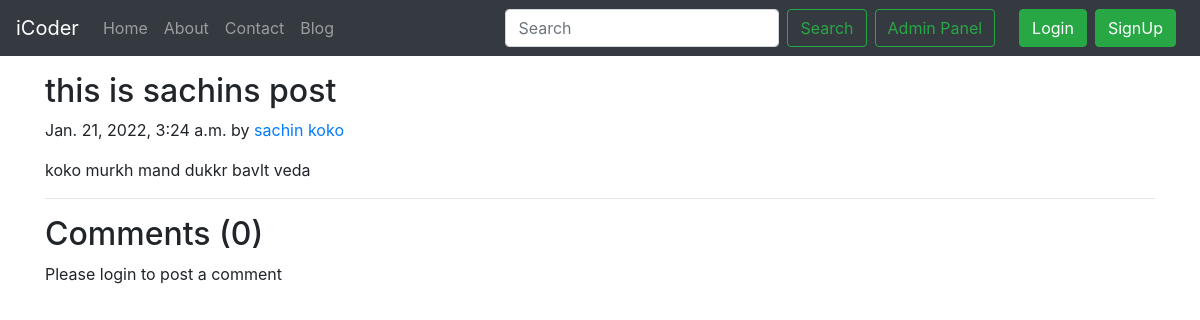
The page /blog/blogpost/this-art on the database its author committed.
### blog/models.py (models this page shows, shortened)
class Post(models.Model):
    sno=models.AutoField(primary_key=True)
    title=models.CharField(max_length=255)
    author=models.CharField(max_length=14)
    slug=models.CharField(max_length=130)
    timeStamp=models.DateTimeField(blank=True)
    content=models.TextField()

### blog/views.py (the view)
# urls.py: path('blogpost/<str:slug>', views.blogPost, name="blogPost"),
def blogPost(request, slug):
    post=Post.objects.filter(slug=slug).first()
    comments= BlogComment.objects.filter(post=post, parent=None)
    replies= BlogComment.objects.filter(post=post).exclude(parent=None)
    replyDict={}
    for reply in replies:
        if reply.parent.sno not in replyDict.keys():
            replyDict[reply.parent.sno]=[reply]
        else:
            replyDict[reply.parent.sno].append(reply)
    context={'post':post, 'comments': comments, 'user': request.user, 'replyDict': replyDict}
    return render(request, "blog/blogPost.html", context)

### iCoder/templates/blog/blogPost.html (shortened to what this page needs)
{% extends 'base.html' %}
{% block body %}
{% load humanize %}
{% load extras %}
<div class="container my-3">
    <h2 class="blog-post-title">{{post.title}}</h2>
    <p class="blog-post-meta">{{post.timeStamp}} by <a href="/about">{{post.author}}</a></p>
    <p>{{post.content}}</p>
    <hr>
</div>
<div class="container">
    <h2> Comments ({{comments.count}}) </h2>
    <div class="my-2">
        {% if user.is_authenticated %}
        <form action="/blog/postComment" method="post">
            {% csrf_token %}
            <div class="form-group">
                <label for="exampleInputEmail1">Post Comment </label>
                <input type="text" class="form-control" name="comment" placeholder="Enter comment here">
            </div>
            <input type="hidden" name="postSno" value="{{post.sno}}">
            <input type="hidden" name="parentSno" value="">
            <button type="submit" class="btn btn-primary">Submit</button>
        </form>
        {% else %}
        Please login to post a comment
        {% endif %}
    </div>
</div>
{% endblock %}

### rows shown on the page
Post: title "this is sachins post", timeStamp "Jan. 21, 2022, 3:24 a.m.", author "sachin koko", content "koko murkh mand dukkr bavlt veda"

### other values the page prints
{{ comments.count }} "0"
